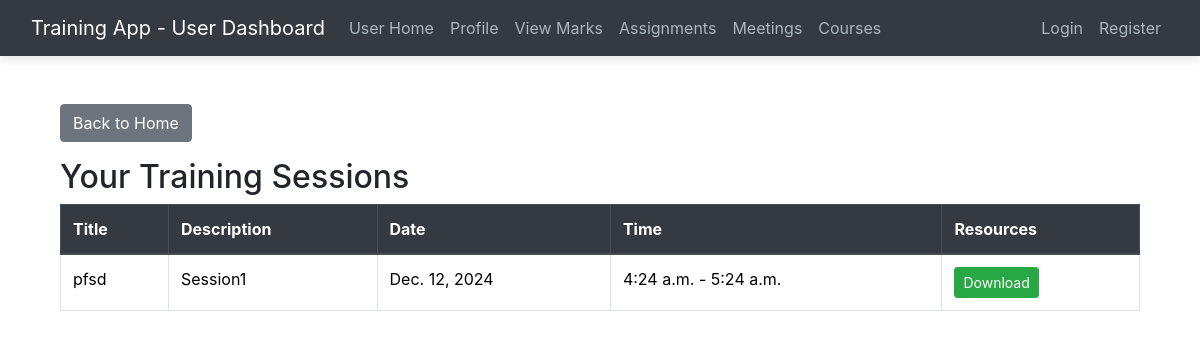
Screenshot of /userapp/session-list/ with the database file from the repository.
### trainerapp/models.py (models this page shows, shortened)
class TrainingSession(models.Model):
    trainer = models.ForeignKey(User, on_delete=models.CASCADE, limit_choices_to={'groups__name': 'Trainer'})
    title = models.CharField(max_length=200)
    description = models.TextField()
    date = models.DateField()
    start_time = models.TimeField()
    end_time = models.TimeField()
    resources = models.FileField(upload_to='sessions/resources/', null=True, blank=True)
    created_at = models.DateTimeField(auto_now_add=True)

### userapp/views.py (the view)
# urls.py: path('session-list/', views.session_list, name='session_list'),
def session_list(request):
    sessions = TrainingSession.objects.all()
    return render(request, 'userapp/session_list.html', {'sessions': sessions})

### template/userapp/session_list.html (shortened to what this page needs)
{% extends 'Navbar/Usernavbar.html' %}
{% load static %}
{% block body %}
<head>
    <link rel="stylesheet" href="https://stackpath.bootstrapcdn.com/bootstrap/4.5.2/css/bootstrap.min.css">
</head>
<body>
<div class="container mt-5">
    <a href="{% url 'userapp:UserHomePage' %}" class="btn btn-secondary mb-3">Back to Home</a>
    <h2>Your Training Sessions</h2>
    <table class="table table-bordered">
        <thead class="thead-dark">
            <tr>
                <th>Title</th>
                <th>Description</th>
                <th>Date</th>
                <th>Time</th>
                <th>Resources</th>
            </tr>
        </thead>
        <tbody>
            {% for session in sessions %}
                <tr>
                    <td>{{ session.title }}</td>
                    <td>{{ session.description }}</td>
                    <td>{{ session.date }}</td>
                    <td>{{ session.start_time }} - {{ session.end_time }}</td>
                    <td>
                        {% if session.resources %}
                            <a href="{{ session.resources.url }}" target="_blank" class="btn btn-success btn-sm">Download</a>
                        {% else %}
                            No resources
                        {% endif %}
                    </td>
                </tr>
            {% empty %}
                <tr>
                    <td colspan="5" class="text-center">No sessions found.</td>
                </tr>
            {% endfor %}
        </tbody>
    </table>
</div>
</body>
{% endblock %}

### rows the page displays
TrainingSession: title "pfsd", description "Session1", date "Dec. 12, 2024", start_time "4:24 a.m.", end_time "5:24 a.m."
